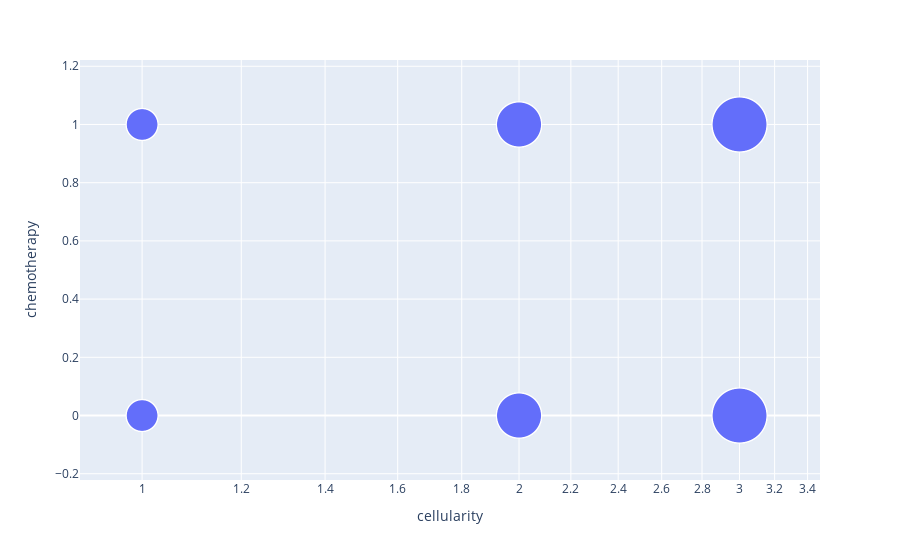

The cell this chart's notebook holds for it:
### Code cell
fig3 = px.scatter(dff, x="cellularity", y="chemotherapy",size='cellularity', hover_name="patient_id", 
                     log_x=True, size_max=55)
fig3.show()

### Figure 1 — Plotly figure (JSON) as saved in the notebook; plotly's stock layout.template omitted (floating-point values rounded to 4 significant figures; data arrays with more than 128 entries replaced by an {"elided": "..."} marker saying what was removed)
{"data": [{"hovertemplate": "<b>%{hovertext}</b><br><br>cellularity=%{marker.size}<br>chemotherapy=%{y}<extra></extra>", "hovertext": {"elided": "1904 int values"}, "legendgroup": "", "marker": {"color": "#636efa", "size": {"elided": "1904 int values"}, "sizemode": "area", "sizeref": 0.0009917, "symbol": "circle"}, "mode": "markers", "name": "", "showlegend": false, "type": "scattergl", "x": {"elided": "1904 int values"}, "xaxis": "x", "y": {"elided": "1904 int values"}, "yaxis": "y"}], "layout": {"legend": {"itemsizing": "constant", "tracegroupgap": 0}, "margin": {"t": 60}, "xaxis": {"anchor": "y", "domain": [0, 1], "title": {"text": "cellularity"}, "type": "log"}, "yaxis": {"anchor": "x", "domain": [0, 1], "title": {"text": "chemotherapy"}}}}
